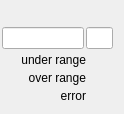
   <widget class="QWidget" name="page_3">
    <attribute name="label">
     <string>Ch 4</string>
    </attribute>
    <widget class="caFrame" name="caframe_8">
     <property name="geometry">
      <rect>
       <x>0</x>
       <y>25</y>
       <width>115</width>
       <height>80</height>
      </rect>
     </property>
     <property name="macro">
      <string notr="true">CH=4,IOC=$(IOC),MasterID=$(MasterID),SlaveID=$(SlaveID),HWType=$(HWType)</string>
     </property>
     <layout class="QGridLayout" name="gridLayout_13">
      <property name="leftMargin">
       <number>2</number>
      </property>
      <property name="topMargin">
       <number>2</number>
      </property>
      <property name="rightMargin">
       <number>2</number>
      </property>
      <property name="bottomMargin">
       <number>2</number>
      </property>
      <property name="spacing">
       <number>2</number>
      </property>
      <item row="0" column="0">
       <layout class="QHBoxLayout" name="horizontalLayout_7" stretch="3,1">
        <item>
         <widget class="caLineEdit" name="calineedit_13">
          <property name="alignment">
           <set>Qt::AlignRight|Qt::AlignTrailing|Qt::AlignVCenter</set>
          </property>
          <property name="channel" stdset="0">
           <string notr="true">$(IOC):m$(MasterID)s$(SlaveID)-AI0$(CH)</string>
          </property>
          <property name="background">
           <color alpha="0">
            <red>160</red>
            <green>160</green>
            <blue>164</blue>
           </color>
          </property>
          <property name="colorMode">
           <enum>caLineEdit::Static</enum>
          </property>
          <property name="precisionMode">
           <enum>caLineEdit::Channel</enum>
          </property>
         </widget>
        </item>
        <item>
         <widget class="caLineEdit" name="calineedit_14">
          <property name="channel" stdset="0">
           <string notr="true">$(IOC):m$(MasterID)s$(SlaveID)-AI0$(CH).EGU</string>
          </property>
          <property name="background">
           <color alpha="0">
            <red>160</red>
            <green>160</green>
            <blue>164</blue>
           </color>
          </property>
          <property name="colorMode">
           <enum>caLineEdit::Static</enum>
          </property>
          <property name="precisionMode">
           <enum>caLineEdit::User</enum>
          </property>
         </widget>
        </item>
       </layout>
      </item>
      <item row="1" column="0">
       <layout class="QGridLayout" name="gridLayout_7" columnstretch="10,3">
        <property name="spacing">
         <number>2</number>
        </property>
        <item row="1" column="0">
         <widget class="caLabel" name="calabel_22">
          <property name="toolTip">
           <string/>
          </property>
          <property name="text">
           <string>over range</string>
          </property>
          <property name="textFormat">
           <enum>Qt::PlainText</enum>
          </property>
          <property name="alignment">
           <set>Qt::AlignBottom|Qt::AlignRight|Qt::AlignTrailing</set>
          </property>
         </widget>
        </item>
        <item row="0" column="1">
         <widget class="caLed" name="caled_21">
          <property name="toolTip">
           <string>&lt;html&gt;&lt;head/&gt;&lt;body&gt;&lt;p&gt;E-Bus Power Status&lt;/p&gt;&lt;/body&gt;&lt;/html&gt;</string>
          </property>
          <property name="rectangular">
           <bool>true</bool>
          </property>
          <property name="gradientEnabled">
           <bool>false</bool>
          </property>
          <property name="ledWidth">
           <number>16</number>
          </property>
          <property name="ledHeight">
           <number>16</number>
          </property>
          <property name="channel" stdset="0">
           <string notr="true">$(IOC):m$(MasterID)s$(SlaveID)-AI0$(CH)-UndrLimAlrm</string>
          </property>
          <property name="colorMode">
           <enum>caLed::Static</enum>
          </property>
          <property name="falseColor">
           <color>
            <red>170</red>
            <green>0</green>
            <blue>0</blue>
           </color>
          </property>
          <property name="trueColor">
           <color>
            <red>0</red>
            <green>85</green>
            <blue>0</blue>
           </color>
          </property>
          <property name="trueValue">
           <string notr="true">0</string>
          </property>
          <property name="falseValue">
           <string notr="true">1</string>
          </property>
         </widget>
        </item>
        <item row="2" column="1">
         <widget class="caLed" name="caled_22">
          <property name="toolTip">
           <string/>
          </property>
          <property name="rectangular">
           <bool>true</bool>
          </property>
          <property name="gradientEnabled">
           <bool>false</bool>
          </property>
          <property name="ledWidth">
           <number>16</number>
          </property>
          <property name="ledHeight">
           <number>16</number>
          </property>
          <property name="channel" stdset="0">
           <string notr="true">$(IOC):m$(MasterID)s$(SlaveID)-AI0$(CH)-ErrAlrm</string>
          </property>
          <property name="colorMode">
           <enum>caLed::Static</enum>
          </property>
          <property name="falseColor">
           <color>
            <red>170</red>
            <green>0</green>
            <blue>0</blue>
           </color>
          </property>
          <property name="trueColor">
           <color>
            <red>0</red>
            <green>85</green>
            <blue>0</blue>
           </color>
          </property>
          <property name="trueValue">
           <string notr="true">0</string>
          </property>
          <property name="falseValue">
           <string notr="true">1</string>
          </property>
         </widget>
        </item>
        <item row="2" column="0">
         <widget class="caLabel" name="calabel_23">
          <property name="toolTip">
           <string/>
          </property>
          <property name="text">
           <string>error</string>
          </property>
          <property name="textFormat">
           <enum>Qt::PlainText</enum>
          </property>
          <property name="alignment">
           <set>Qt::AlignBottom|Qt::AlignRight|Qt::AlignTrailing</set>
          </property>
         </widget>
        </item>
        <item row="0" column="0">
         <widget class="caLabel" name="calabel_24">
          <property name="toolTip">
           <string/>
          </property>
          <property name="text">
           <string>under range</string>
          </property>
          <property name="textFormat">
           <enum>Qt::PlainText</enum>
          </property>
          <property name="alignment">
           <set>Qt::AlignBottom|Qt::AlignRight|Qt::AlignTrailing</set>
          </property>
         </widget>
        </item>
        <item row="1" column="1">
         <widget class="caLed" name="caled_23">
          <property name="toolTip">
           <string/>
          </property>
          <property name="rectangular">
           <bool>true</bool>
          </property>
          <property name="gradientEnabled">
           <bool>false</bool>
          </property>
          <property name="ledWidth">
           <number>16</number>
          </property>
          <property name="ledHeight">
           <number>16</number>
          </property>
          <property name="channel" stdset="0">
           <string notr="true">$(IOC):m$(MasterID)s$(SlaveID)-AI0$(CH)-OvrLimAlrm</string>
          </property>
          <property name="colorMode">
           <enum>caLed::Static</enum>
          </property>
          <property name="falseColor">
           <color>
            <red>170</red>
            <green>0</green>
            <blue>0</blue>
           </color>
          </property>
          <property name="trueColor">
           <color>
            <red>0</red>
            <green>85</green>
            <blue>0</blue>
           </color>
          </property>
          <property name="trueValue">
           <string notr="true">0</string>
          </property>
          <property name="falseValue">
           <string notr="true">1</string>
          </property>
         </widget>
        </item>
       </layout>
      </item>
     </layout>
    </widget>
   </widget>
